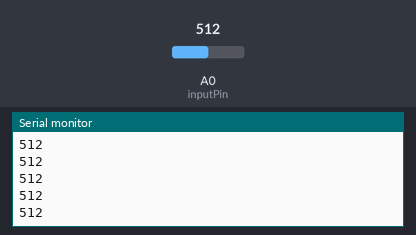
Recording of a sketch running on a simulated Arduino Uno, built with avr-gcc and run on an emulated ATmega328P. Shown: the last lines printed to the serial monitor. The inputs (shaded band) are chosen by the test bench; at power-on: A0 (inputPin) = 512.

Above: at 1.2 s.
1.3 s: A0 (inputPin) set to 716
At 2.0 s:
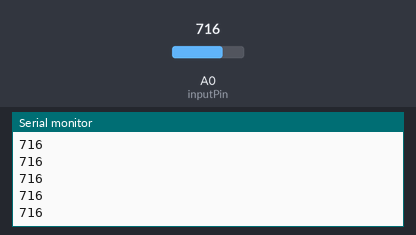
2.8 s: A0 (inputPin) set to 900
At 3.6 s:
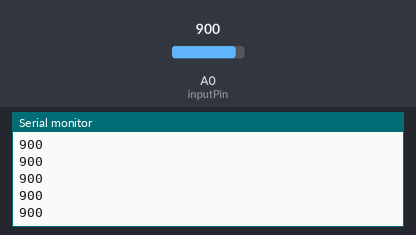
Timing chart, 0 to 5.8 s (numbered marks = the images above; inputs shaded):
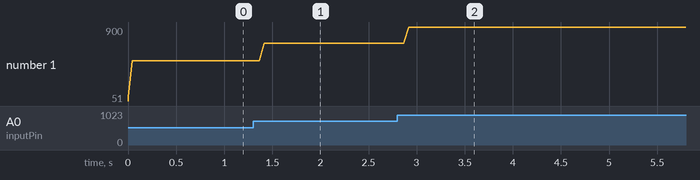

The sketch:

Smoothing.ino
```cpp
const int numReadings = 10; //숫자를 읽을 갯수를 10개로 정의(불변)

int readings[numReadings];  // 읽어들일 배열을 10개로 정의
int readIndex = 0;          // 읽기 인덱스를 0으로 초기화
int total = 0;              // 몇번 실행했는지를 0 으로 초기화
int average = 0;            // 평균값을 정의

int inputPin = A0; //입력핀을 A0핀으로 정의

void setup() {
  Serial.begin(9600);//시리얼 통신값을 9600으로 설정
  for (int thisReading = 0; thisReading < numReadings; thisReading++) {//10번반복
    readings[thisReading] = 0;//반복할때마다 배열크기가 하나씩, 0~9까지 증가
  }
}

void loop() {

  total = total - readings[readIndex];//총합에 기존 총합에 읽어들일배열의 읽기 인덱스 위치의 값을 뺀값을 대입
  readings[readIndex] = analogRead(inputPin);//A0의 아날로그 입력신호값을 읽어들일배열의 읽기 인덱스 위치에 저장
  total = total + readings[readIndex];//총합 값에 기존 총합에 읽어들일배열의 읽기 인덱스 위치의 값을 더한값을 대입
  readIndex = readIndex + 1;//읽기 인덱스를 1증가

  if (readIndex >= numReadings) {//읽기 인덱스의 값이 읽어들일 값보다 같거나 커지면 초기화
    readIndex = 0;
  }


  average = total / numReadings;//평균값에 총합에서 읽어들일값(10)으로 나눈값을 대입
  Serial.println(average);//평균값을 출력
  delay(1);  // 0.001초의 딜레이
}
```

Measured:
- after the input at 1.3 s, the serial monitor: prints a new line after 0.07 s (image 1)
- after the input at 2.8 s, the serial monitor: prints a new line after 0.07 s (image 2)
- plotted number 1: 512 → 716 after the input at 1.3 s, 716 → 900 after the input at 2.8 s
